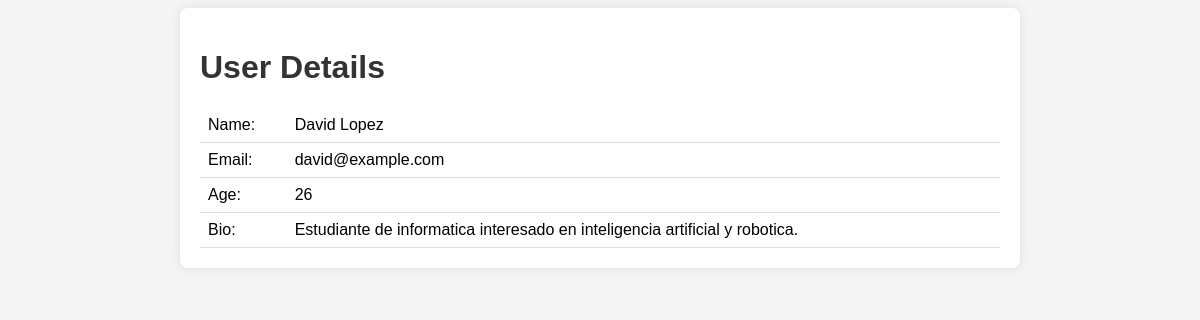
The app's page /user.php?id=4 with its own data.
### tables this page shows
CREATE TABLE IF NOT EXISTS users (
  id INT AUTO_INCREMENT PRIMARY KEY,
  name VARCHAR(255) NOT NULL,
  email VARCHAR(255) NOT NULL,
  age INT NOT NULL,
  bio TEXT
);

### user.php (the view, shortened to what this page needs)
<!DOCTYPE html>
<html>
<head>
  <link rel="stylesheet" type="text/css" href="style.css">
</head>
<body>
<div class="container">
  <h1>User Details</h1>
  <?php
  if (isset($_GET['id'])) {
    $id = intval($_GET['id']);
    $servername = getenv('MYSQL_HOST');
    $username = getenv('MYSQL_USER');
    $password = getenv('MYSQL_PASSWORD');
    $dbname = getenv('MYSQL_DATABASE');
    $conn = new mysqli($servername, $username, $password, $dbname);
    $sql = "SELECT name, email, age, bio FROM users WHERE id = $id";
    $result = $conn->query($sql);
    if ($result->num_rows > 0) {
      $row = $result->fetch_assoc();
      echo "<table>";
      echo "<tr><td>Name:</td><td>" . $row["name"] . "</td></tr>";
      echo "<tr><td>Email:</td><td>" . $row["email"] . "</td></tr>";
      echo "<tr><td>Age:</td><td>" . $row["age"] . "</td></tr>";
      echo "<tr><td>Bio:</td><td>" . $row["bio"] . "</td></tr>";
      echo "</table>";
    } else {
      echo "User not found.";
    }
  } else {
    echo "No user ID provided.";
  }
  ?>
</div>
</body>
</html>

### style.css (style rules this page uses)
body { font-family: Arial, sans-serif; background-color: #f4f4f4; }
.container { max-width: 800px; margin: 0 auto; padding: 20px; background-color: #fff; border-radius: 8px; box-shadow: 0 0 10px rgba(0, 0, 0, 0.1); }
h1 { color: #333; }
table { width: 100%; border-collapse: collapse; margin-top: 20px; }
table th, table td { padding: 8px; border-bottom: 1px solid #ddd; }
table td { vertical-align: top; }

### records on screen
users: name "David Lopez", email "david@example.com", age "26", bio "Estudiante de informatica interesado en inteligencia artificial y robotica."
